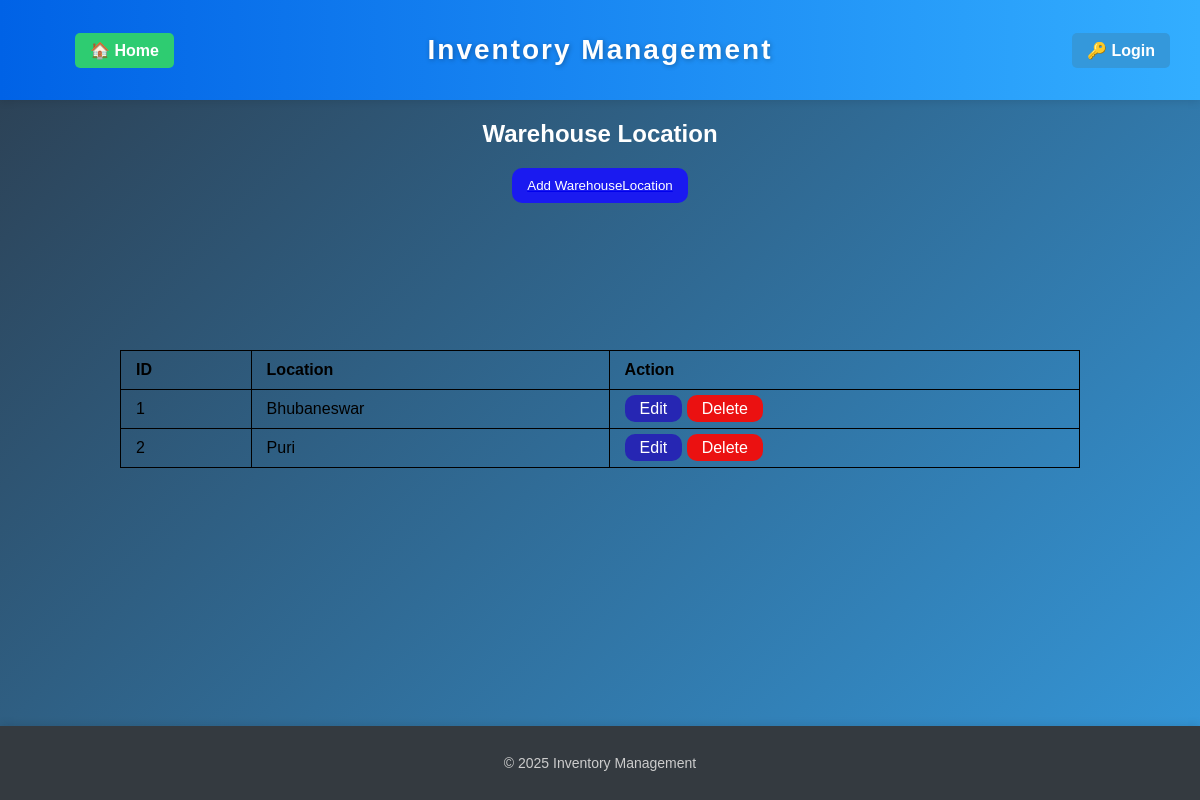
The page /warehouseLocation on the database its author committed.
### app/models.py (models this page shows)
class WarehouseLocation(db.Model):
    id = db.Column(db.Integer, primary_key=True)
    location = db.Column(db.String(200))

### app/routes/dashboard.py (the view)
@dashboard_bp.route("/warehouseLocation", methods=["GET", "POST"])
def warehouseLocation():
    warehouseLocations = WarehouseLocation.query.all()
    return render_template("warehouseLocation.html", warehouseLocations=warehouseLocations)

### app/templates/warehouseLocation.html (shortened to what this page needs)
{% extends "base.html" %}
{% block content %}
<h2 class="heading">Warehouse Location</h2>
<a href="{{ url_for('create.add_warehouseLocation') }}">
    <button class="form-btn-1">Add WarehouseLocation</button>
</a>
<br>
<table border="1">
    <tr>
        <th>ID</th>
        <th>Location</th>
        <th>Action</th>
    </tr>
    {% for wareh_lo in warehouseLocations %}
        <tr>
            <td>{{ wareh_lo.id }}</td>
            <td>{{ wareh_lo.location }}</td>
            <td>
                <a class="edit" href="{{ url_for('edit.edit_warehouseLocation', id = wareh_lo.id)}}">Edit</a>
                <a class="delete" href="{{ url_for('edit.delete_warehouseLocation', id = wareh_lo.id)}}">Delete</a>
            </td>
        </tr>
    {% endfor %}
</table>
{% endblock %}

### app/static/css/style.css (style rules this page uses)
body { margin: 0; font-family: Arial, sans-serif; min-height: 100vh; display: flex; flex-direction: column; background: linear-gradient(135deg, #2c3e50, #3498db); }
table { width: 80%; border-collapse: collapse; table-layout: auto; margin: auto; }
table, th, td { border: 1px solid black; padding: 10px 15px; white-space: nowrap; text-align: left; color: black; }
.edit { background-color: rgb(38, 38, 179); border: none; color: white; padding: 5px 15px; border-radius: 10px; text-decoration: none; }
.delete { background-color: rgb(235, 17, 17); border: none; color: white; padding: 5px 15px; border-radius: 10px; text-decoration: none; }
.heading { color: white; text-align: center; }
.form-btn-1 { background-color: rgb(26, 26, 240); color: white; text-decoration: none; padding: 10px 15px; border-radius: 10px; border: none; cursor: pointer; display: block; margin: 0 auto; }

### rows shown on the page
WarehouseLocation: id "1", location "Bhubaneswar"
WarehouseLocation: id "2", location "Puri"
